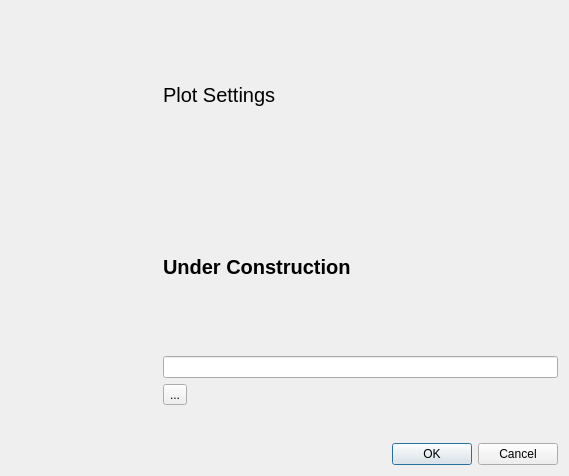
<?xml version="1.0" encoding="UTF-8"?>
<ui version="4.0">
 <class>plotDialog</class>
 <widget class="QDialog" name="plotDialog">
  <property name="geometry">
   <rect>
    <x>0</x>
    <y>0</y>
    <width>569</width>
    <height>476</height>
   </rect>
  </property>
  <property name="windowTitle">
   <string>Dialog</string>
  </property>
  <layout class="QGridLayout" name="gridLayout">
   <item row="0" column="1">
    <layout class="QVBoxLayout" name="verticalLayout">
     <item>
      <widget class="QLabel" name="label">
       <property name="font">
        <font>
         <pointsize>15</pointsize>
        </font>
       </property>
       <property name="text">
        <string>Plot Settings</string>
       </property>
      </widget>
     </item>
     <item>
      <widget class="QLabel" name="label_2">
       <property name="font">
        <font>
         <pointsize>15</pointsize>
         <weight>75</weight>
         <bold>true</bold>
        </font>
       </property>
       <property name="text">
        <string>Under Construction</string>
       </property>
      </widget>
     </item>
     <item>
      <widget class="QLineEdit" name="lineEdit"/>
     </item>
     <item>
      <widget class="QToolButton" name="toolButton">
       <property name="text">
        <string>...</string>
       </property>
      </widget>
     </item>
     <item>
      <spacer name="verticalSpacer">
       <property name="orientation">
        <enum>Qt::Vertical</enum>
       </property>
       <property name="sizeType">
        <enum>QSizePolicy::Preferred</enum>
       </property>
       <property name="sizeHint" stdset="0">
        <size>
         <width>20</width>
         <height>32</height>
        </size>
       </property>
      </spacer>
     </item>
    </layout>
   </item>
   <item row="1" column="1">
    <widget class="QDialogButtonBox" name="buttonBox">
     <property name="orientation">
      <enum>Qt::Horizontal</enum>
     </property>
     <property name="standardButtons">
      <set>QDialogButtonBox::Cancel|QDialogButtonBox::Ok</set>
     </property>
    </widget>
   </item>
   <item row="0" column="0">
    <spacer name="horizontalSpacer">
     <property name="orientation">
      <enum>Qt::Horizontal</enum>
     </property>
     <property name="sizeType">
      <enum>QSizePolicy::Preferred</enum>
     </property>
     <property name="sizeHint" stdset="0">
      <size>
       <width>152</width>
       <height>20</height>
      </size>
     </property>
    </spacer>
   </item>
  </layout>
 </widget>
 <resources/>
 <connections>
  <connection>
   <sender>buttonBox</sender>
   <signal>accepted()</signal>
   <receiver>plotDialog</receiver>
   <slot>accept()</slot>
   <hints>
    <hint type="sourcelabel">
     <x>248</x>
     <y>254</y>
    </hint>
    <hint type="destinationlabel">
     <x>157</x>
     <y>274</y>
    </hint>
   </hints>
  </connection>
  <connection>
   <sender>buttonBox</sender>
   <signal>rejected()</signal>
   <receiver>plotDialog</receiver>
   <slot>reject()</slot>
   <hints>
    <hint type="sourcelabel">
     <x>316</x>
     <y>260</y>
    </hint>
    <hint type="destinationlabel">
     <x>286</x>
     <y>274</y>
    </hint>
   </hints>
  </connection>
 </connections>
</ui>
